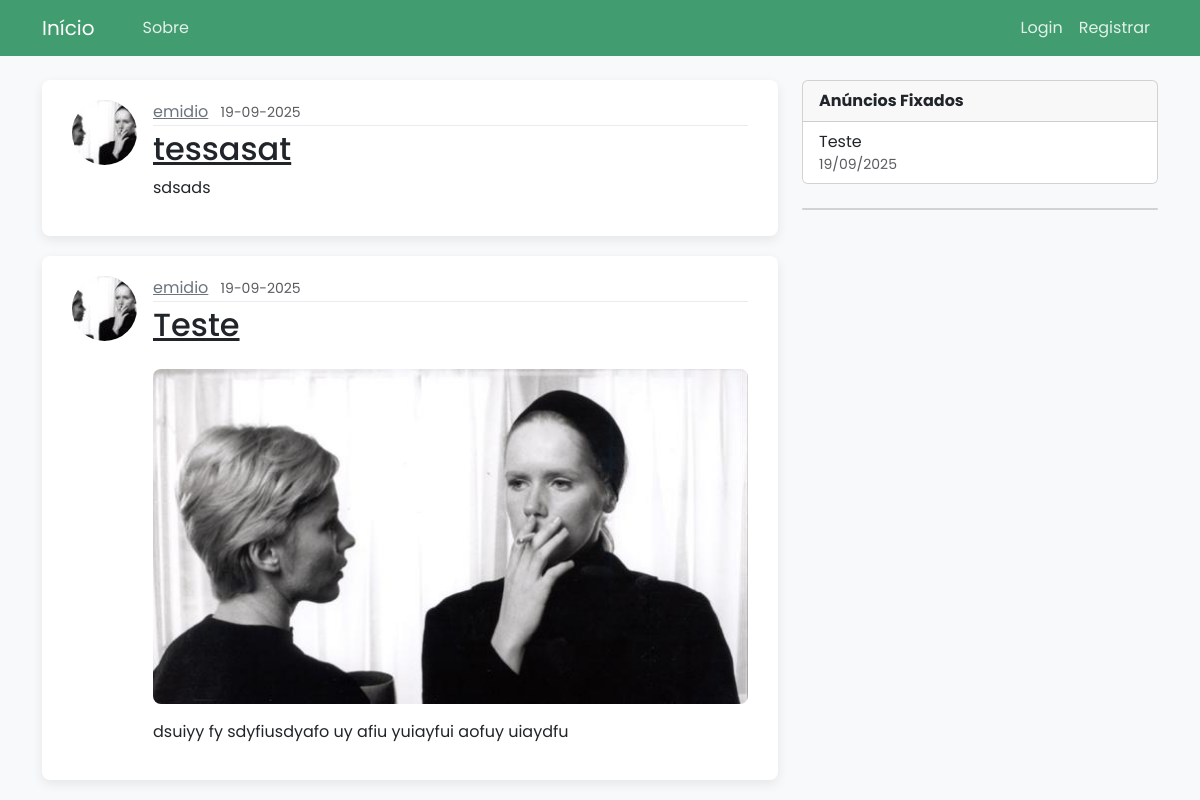
The page /home on the database its author committed.
### siteMain/models.py (models this page shows, shortened)
class Post(db.Model):
    id = db.Column(db.Integer, primary_key = True)
    title = db.Column(db.String(100), nullable = False)
    date_posted = db.Column(db.DateTime, nullable = False, default = datetime.now)
    content = db.Column(db.Text, nullable = False)
    image_file = db.Column(db.String(200), nullable=True)
    user_id = db.Column(db.Integer, db.ForeignKey('user.id'), nullable = False)
    is_pinned = db.Column(db.Boolean, nullable = False, default = False)

class User(db.Model, UserMixin):
    id = db.Column(db.Integer, primary_key = True)
    username = db.Column(db.String(20), unique = True, nullable = False)
    email = db.Column(db.String(120), unique = True, nullable = False)
    image_file = db.Column(db.String(200), nullable = False, default = 'default.jpg')
    password = db.Column(db.String(60), nullable = False)
    posts = db.relationship('Post', backref = 'author', lazy = True)

### siteMain/main/routes.py (the view)
@main.route("/")
@main.route('/home')
def home():
    page = request.args.get('page', 1, type=int)
    posts = Post.query.order_by(Post.date_posted.desc()).paginate(page = page, per_page=8)
    return render_template('home.html', posts=posts)

### siteMain/__init__.py (called while the page is built)
def create_app(config_class = Config):
    app = Flask(__name__)
    app.config.from_object(Config)
    @app.context_processor
    def inject_pinned_posts():
        try:
            pinned_posts = Post.query.filter_by(is_pinned=True).order_by(Post.date_posted.desc()).limit(5).all()
            return dict(pinned_posts=pinned_posts)
        except:
            return dict(pinned_posts=[])
    db.init_app(app)
    bcrypt.init_app(app)
    login_manager.init_app(app)
    mail.init_app(app)
    migrate.init_app(app, db)
    from siteMain.users.routes import users
    from siteMain.posts.routes import posts
    from siteMain.main.routes import main
    from siteMain.errors.handlers import errors
    from siteMain.models import Post
    app.register_blueprint(users)
    app.register_blueprint(posts)
    app.register_blueprint(main)
    app.register_blueprint(errors)
    return app

### siteMain/templates/home.html (shortened to what this page needs)
{% extends "layout.html" %}
{% block content %}
{% for post in posts.items %}
<article class="media content-section">
    <img class="rounded-circle article-img" src="{{ url_for('static', filename='profile_pics/' + post.author.image_file) }}">
    <div class="media-body">
        <div class="article-metadata">
            <a class="me-2" href="{{ url_for('users.user_posts', username=post.author.username) }}">{{ post.author.username }}</a>
            <small class="text-muted">{{ post.date_posted.strftime('%d-%m-%Y') }}</small>
        </div>
        <h2><a class="article-title" href="{{ url_for('posts.post', post_id=post.id) }}">{{ post.title }}</a></h2>
        {% if post.image_file %}
            <img class="img-fluid rounded-3 my-3" src="{{ url_for('static', filename='post_pics/' + post.image_file) }}">
        {% endif %}
        <p class="article-content">{{ post.content }}</p>
    </div>
</article>
{% endfor %}
{% endblock content %}

### siteMain/templates/layout.html (shortened to what this page needs)
<!DOCTYPE html>
<html lang="pt-BR">
<head>
    <link href="https://cdn.jsdelivr.net/npm/bootstrap@5.3.3/dist/css/bootstrap.min.css" rel="stylesheet"
>
    <link rel="stylesheet" type="text/css" href="{{ url_for('static', filename='main.css')}}">
    <link rel="stylesheet" href="https://cdn.jsdelivr.net/npm/bootstrap-icons@1.11.3/font/bootstrap-icons.min.css">
</head>
<body>
    <header class="site-header">
        <nav class="navbar navbar-expand-md navbar-dark bg-steel fixed-top">
            <div class="container">
                <a class="navbar-brand me-4" href="{{ url_for('main.home') }}">Início</a>
                <div class="collapse navbar-collapse" id="navbarToggle">
                    <div class="navbar-nav me-auto">
                        <a class="nav-item nav-link" href="{{url_for('main.home')}}"></a>
                        <a class="nav-item nav-link" href="{{url_for('main.about_page')}}">Sobre</a>
                    </div>
                    <div class="navbar-nav">
                        {% if current_user.is_authenticated %}
                        <a class="nav-item nav-link" href="{{url_for('posts.new_post')}}">Nova Publicação</a>
                        <a class="nav-item nav-link" href="{{url_for('users.account')}}">Conta</a>
                        <a class="nav-item nav-link" href="{{url_for('users.logout')}}">Sair</a>
                        {% else %}
                        <a class="nav-item nav-link" href="{{url_for('users.login')}}">Login</a>
                        <a class="nav-item nav-link" href="{{url_for('users.register')}}">Registrar</a>
                        {% endif %}
                    </div>
                </div>
            </div>
        </nav>
    </header>
    <main role="main" class="container">
        <div class="row">
            <div class="col-md-8">
                {% block content %}{% endblock %}
            </div>
            <div class="col-md-4">
                <div class="card mb-4">
                    <div class="card-header">
                        <strong>Anúncios Fixados</strong>
                    </div>
                    <div class="list-group list-group-flush">
                        {% if pinned_posts %}
                        {% for post in pinned_posts %}
                        <a href="{{ url_for('posts.post', post_id=post.id) }}"
                            class="list-group-item list-group-item-action">
                            {{ post.title }}
                            <small class="text-muted d-block">{{ post.date_posted.strftime('%d/%m/%Y') }}</small>
                        </a>
                        {% endfor %}
                        {% else %}
                        <li class="list-group-item">Nenhum anúncio fixado no momento.</li>
                        {% endif %}
                    </div>
                </div>
                <div class="card">
                </div>
            </div>
        </div>
    </main>
</body>
</html>

### siteMain/static/main.css (style rules this page uses)
:root { --primary-color: #419c6f; --primary-hover: #36815c; --light-bg: #f8f9fa; --dark-text: #212529; --secondary-text: #6c757d; --card-shadow: 0 4px 12px rgba(0, 0, 0, 0.08); }
body { background: var(--light-bg); color: var(--dark-text); margin-top: 5rem; font-family: 'Poppins', sans-serif; }
h1, h2, h3, h4, h5, h6 { color: var(--dark-text); font-weight: 500; }
.bg-steel { background-color: var(--primary-color); }
.site-header { box-shadow: 0 2px 4px rgba(0, 0, 0, 0.1); }
.site-header .navbar-nav .nav-link { color: rgba(255, 255, 255, 0.85); transition: color 0.2s ease-in-out; }
.content-section { background: #ffffff; padding: 20px 30px; border: none; border-radius: 8px; margin-bottom: 20px; box-shadow: var(--card-shadow); }
.article-title { color: var(--dark-text); }
.article-content { white-space: pre-line; }
.article-img { height: 65px; width: 65px; margin-right: 16px; border-radius: 50%; object-fit: cover; }
.article-metadata { padding-bottom: 1px; margin-bottom: 4px; border-bottom: 1px solid #e9ecef; }
.article-metadata a { color: var(--secondary-text); transition: color 0.2s ease-in-out; }
.media { display: flex; align-items: flex-start; }
.media-body { flex: 1; }

### rows shown on the page
Post: image_file (picture), author.username "emidio", date_posted "19-09-2025", title "tessasat", content "sdsads"
Post: image_file (picture), author.username "emidio", date_posted "19-09-2025", title "Teste", content "dsuiyy fy sdyfiusdyafo uy afiu yuiayfui aofuy uiaydfu", date_posted "19/09/2025"
